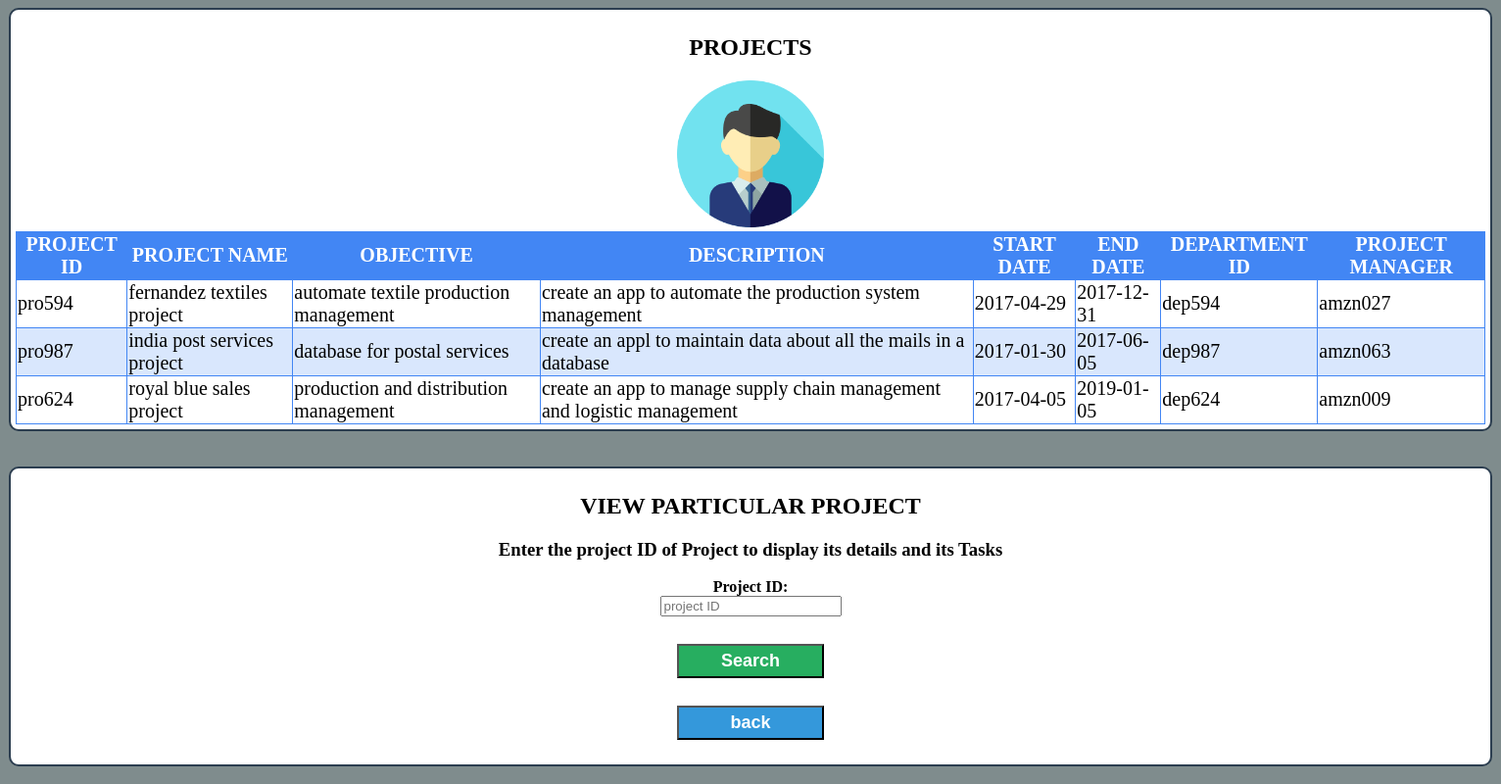
The app's page /viewproject.php with its own data.
### tables this page shows
create table PROJECT(project_id varchar(20), project_name varchar(30), objective varchar(50), description varchar(100), start_date date, end_date date, department_id varchar(20), project_manager varchar(20));

### viewproject.php (the view, shortened to what this page needs)
<!DOCTYPE html>
<?php
require 'dbconfig/config.php';
 ?>
<html>
<head>
  <link rel="stylesheet" href="css\a1.css">
</head>
<body style="background-color:#7f8c8d">
  <div id="main-wrapper">
    <center><h2>PROJECTS</h2>
    <img src="img\avatar.png" class="avatar"/>
    </center>
  <center>
    <table>
      <tr><th>PROJECT ID</th><th>PROJECT NAME</th><th>OBJECTIVE</th><th>DESCRIPTION</th><th>START DATE </th><th>END DATE</th><th>DEPARTMENT ID</th><th>PROJECT MANAGER</th>
      <?php
      $query="select * from PROJECT";
      $result = mysqli_query($con,$query);
      while($row = mysqli_fetch_array($result)){
        echo "<tr><td>" .$row["project_id"].
        "</td><td>" .$row["project_name"].
        "</td><td>" .$row["objective"]."</td><td>" .$row["description"].
        "</td><td>" .$row["start_date"]."</td><td>" .$row["end_date"].
        "</td><td>" .$row["department_id"]."</td><td>"
        .$row["project_manager"]."</td></tr>";
      }
       ?>
     </table>
   </center>
     </div>
     <br><br><div id="main-wrapper">
<link rel="stylesheet" href="css\a2.css">
       <center><h2>VIEW PARTICULAR PROJECT</h2>
       </center>
     <center><form class="myform" action="view_detailed.php" method="get">
       <center><h3>Enter the project ID of Project to display its details and its Tasks</h2>
       </center>
       <label><b> Project ID:</b></label><br>
       <input name="pro_id" type="text" class="inputvalues" placeholder="project ID" required/><br><br>
       <a href="view_detailed.php"><input name="login" type="submit" id="login_btn" value="Search"/><br><br>
     <a href="admin.php"><input type="button" id="register_btn" value="back"/>
     </form>
   </div></center>
 </body>
 </html>

### css/a1.css (style rules this page uses)
#main-wrapper { width:1500px; margin: 0 auto; background:white; padding:5px; border-radius:10px; border:2px solid #2c3e50; }
.avatar { width:150px; text-align:center; }
#login_btn { margin-top:10px; background-color:#27ae60; padding: 5px; color:white; width:100%; text-align: center; font-size:18px; font-weight:bold; }
#register_btn { margin-bottom: 20px; margin-top:10px; background-color:#3498db; padding: 5px; color:white; width:100%; text-align: center; font-size:18px; font-weight:bold; }

### css/a2.css (style rules this page uses)
#main-wrapper { width:1500px; margin: 0 auto; background:white; padding:5px; border-radius:10px; border:2px solid #2c3e50; }
.avatar { width:150px; text-align:center; }
#login_btn { margin-top:10px; background-color:#27ae60; padding: 5px; color:white; width:10%; text-align: center; font-size:18px; font-weight:bold; }
#register_btn { margin-bottom: 20px; margin-top:10px; background-color:#3498db; padding: 5px; color:white; width:10%; text-align: center; font-size:18px; font-weight:bold; }

### viewproject.php (style rules this page uses)
table { border-collapse: collapse; font-size: 15pt; }
table,th,td { border: 1px solid rgb(66, 134, 244); }
th { background: rgb(66, 134, 244); color: white; }
tr:nth-child(odd) { background: rgba(66, 134, 244,.2); }

### records on screen
project: project_id "pro594", project_name "fernandez textiles project", objective "automate textile production management", description "create an app to automate the production system management", start_date "2017-04-29", end_date "2017-12-31", department "dep594", project_manager "amzn027"
project: project_id "pro987", project_name "india post services project", objective "database for postal services", description "create an appl to maintain data about all the mails in a database", start_date "2017-01-30", end_date "2017-06-05", department "dep987", project_manager "amzn063"
project: project_id "pro624", project_name "royal blue sales project", objective "production and distribution management", description "create an app to manage supply chain management and logistic management", start_date "2017-04-05", end_date "2019-01-05", department "dep624", project_manager "amzn009"
